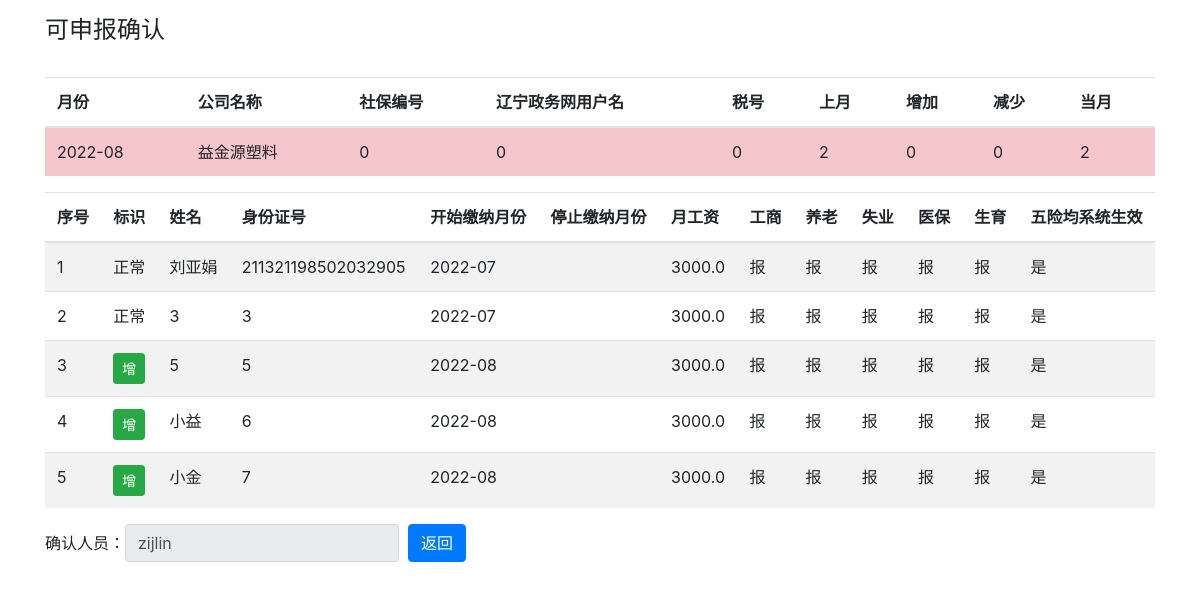
/reportable_check/益金源塑料/readonly/2022-08, run on the app's committed database.
### report.py (models this page shows, shortened)
class Reports(db.Model):
    report_id = db.Column('report_id', db.Integer, primary_key=True)
    cur_month = db.Column('cur_month', db.String(200))
    company_name = db.Column('company_name', db.String(200))
    code = db.Column(db.String(200))
    zwwname = db.Column(db.String(200))
    scode = db.Column(db.String(200))
    last_month_cnt = db.Column(db.Integer)
    cur_month_cnt = db.Column(db.Integer)
    cur_month_add = db.Column(db.Integer)
    cur_month_remove = db.Column(db.Integer)
    members_check = db.Column(db.String(200))
    members_check_person = db.Column(db.String(200))
    reportable_check = db.Column(db.String(200))
    reportable_check_person = db.Column(db.String(200))
    injury = db.Column(db.String(200))
    endowment = db.Column(db.String(200))
    unemployment = db.Column(db.String(200))
    medical = db.Column(db.String(200))
    birth = db.Column(db.String(200))
    ill_cnt = db.Column(db.Integer)
    predict_fee = db.Column(db.Float)
    real_fee = db.Column(db.Float)
    reason_text = db.Column(db.String(200))
    report_state = db.Column(db.String(200))
    report_person = db.Column(db.String(200))
    pay_type = db.Column(db.String(200))
    pay_list_print = db.Column(db.String(200))
    pay_state = db.Column(db.String(200))
    pay_check_person = db.Column(db.String(200))
    UniqueConstraint(cur_month, company_name, name='uix_1')

### company.py (models this page shows, shortened)
class Companys(db.Model):
    company_id = db.Column('company_id', db.Integer, primary_key=True)
    name = db.Column(db.String(200))
    position = db.Column(db.String(200))
    code = db.Column(db.String(200))
    zwwname = db.Column(db.String(200))
    scode = db.Column(db.String(200))
    injury_ratio = db.Column(db.Float)
    person = db.Column(db.String(200))
    is_valid = db.Column(db.String(200))
    pay_type = db.Column(db.String(200))
    short_name = db.Column(db.String(200))

### member.py (models this page shows, shortened)
class Members(db.Model):
    member_id = db.Column('member_id', db.Integer, primary_key=True)
    company_name = db.Column(db.String(200))
    name = db.Column(db.String(200))
    id_card = db.Column(db.String(200))
    address = db.Column(db.String(200))
    nationality = db.Column(db.String(200))
    begin_month = db.Column(db.String(200))
    end_month = db.Column(db.String(200))
    salary = db.Column(db.Float)
    injury = db.Column(db.String(200))
    endowment = db.Column(db.String(200))
    unemployment = db.Column(db.String(200))
    medical = db.Column(db.String(200))
    birth = db.Column(db.String(200))
    injury_check = db.Column(db.String(200))
    endowment_check = db.Column(db.String(200))
    unemployment_check = db.Column(db.String(200))
    medical_check = db.Column(db.String(200))
    birth_check = db.Column(db.String(200))
    is_valid = db.Column(db.String(200))
    person = db.Column(db.String(200))

### main.py (the view)
@app.route('/reportable_check/<name>/<readonly>/<cur_month>', methods=['GET', 'POST'])
def reportable_check(name, readonly, cur_month):
    report_data = Reports.query.filter_by(company_name=name, cur_month=cur_month).all()[0]
    members = Members.query.filter_by(company_name=name).all()
    members_filter = []
    for member in members:
        if member.begin_month <= cur_month and (member.end_month == "" or cur_month <= member.end_month):
            members_filter.append(member)
    all_valid = True
    for member in members_filter:
        if member.is_valid == "否":
            all_valid = False
    if request.method == 'POST':
        data = {"reportable_check_person": request.form['name'], "reportable_check": "已完成"}
        db.session.query(Reports).filter(and_(Reports.company_name == name, Reports.cur_month == cur_month)).update(data)
        db.session.commit()
        flash(name + '， 已完成可申报确认！')
        return redirect(url_for('report_progress', name=name))
    if report_data.reportable_check_person == "":
        report_data.reportable_check_person = session['username']
    return render_template('reportable_check.html',
                           members=members_filter,
                           report_data=report_data,
                           all_valid=all_valid,
                           company=Companys.query.filter_by(name=name).all(),
                           readonly=readonly)

### templates/reportable_check.html (shortened to what this page needs)
<!DOCTYPE html>
<html lang="en">
<head>
    <link rel="stylesheet" href="https://cdn.staticfile.org/twitter-bootstrap/4.3.1/css/bootstrap.min.css">
</head>
<body>
<div class="container">
    <h4>可申报确认</h4>
    <br>
    <table class="table">
        <thead>
        <tr>
            <th>月份</th>
            <th>公司名称</th>
            <th>社保编号</th>
            <th>辽宁政务网用户名</th>
            <th>税号</th>
            <th>上月</th>
            <th>增加</th>
            <th>减少</th>
            <th>当月</th>
        </tr>
        </thead>
        <tbody>
        <tr class="table-danger">
            <td>{{ report_data.cur_month }}</td>
            <td>{{ report_data.company_name }}</td>
            <td>{{ company[0].code }}</td>
            <td>{{ company[0].zwwname }}</td>
            <td>{{ company[0].scode }}</td>
            <td>{{ report_data.last_month_cnt }}</td>
            <td>{{ report_data.cur_month_add }}</td>
            <td>{{ report_data.cur_month_remove }}</td>
            <td>{{ report_data.cur_month_cnt }}</td>
        </tr>
        </tbody>
    </table>
    <table class="table table-hover table-striped">
        <thead>
        <tr>
            <th>序号</th>
            <th>标识</th>
            <th>姓名</th>
            <th>身份证号</th>
            <th>开始缴纳月份</th>
            <th>停止缴纳月份</th>
            <th>月工资</th>
            <th>工商</th>
            <th>养老</th>
            <th>失业</th>
            <th>医保</th>
            <th>生育</th>
            <th>五险均系统生效</th>
        </tr>
        </thead>
        <tbody>
        {% for member in members %}
        <tr>
            <td>{{ members.index(member)+1 }}</td>
            {% if member.end_month == report_data.cur_month %}
            <td><a href="#" class="btn btn-danger btn-sm" role="button">减</a></td>
            {% elif member.begin_month == report_data.cur_month %}
            <td><a href="#" class="btn btn-success btn-sm" role="button">增</a></td>
            {% else %}
            <td>正常</td>
            {% endif %}
            <td>{{ member.name }}</td>
            <td>{{ member.id_card }}</td>
            <td>{{ member.begin_month }}</td>
            <td>{{ member.end_month }}</td>
            <td>{{ member.salary }}</td>
            <td>{{ member.injury }}</td>
            <td>{{ member.endowment }}</td>
            <td>{{ member.unemployment }}</td>
            <td>{{ member.medical }}</td>
            <td>{{ member.birth }}</td>
            {% if member.is_valid == "否" %}
            <td><a href="{{url_for('member_update', member_id=member.member_id)}}">{{ member.is_valid }}</a></td>
            {% else %}
            <td>{{ member.is_valid }}</td>
            {% endif %}
        </tr>
        {% endfor %}
        </tbody>
    </table>
    {% if all_valid %}
    <form name="myform" class="form-inline"
          action="{{ url_for('reportable_check', name=report_data.company_name, readonly='F', cur_month=report_data.cur_month) }}" method = "post">
        <label for="inputPassword2">确认人员： </label>
        <input readonly="readonly" value="{{ report_data.reportable_check_person }}" required="required" type="text" class="form-control" placeholder="张铁牛" name="name">
        &nbsp;&nbsp;<input type="button" class="btn btn-primary" value="返回" onclick="javascript:history.back();">
    </form>
    {% else %}
    <button type="submit" class="btn btn-secondary">需要所有人员的五险均系统生效完成后才可确认</button>
    {% endif %}
</div>
</body>
</html>

### data on the page
Reports: cur_month "2022-08", company_name "益金源塑料", last_month_cnt "2", cur_month_add "0", cur_month_remove "0", cur_month_cnt "2", name "zijlin"
Companys: code "0", zwwname "0", scode "0"
Members: members "1", end_month "正常", name "刘亚娟", id_card "211321198502032905", begin_month "2022-07", salary "3000.0", injury "报", endowment "报", unemployment "报", medical "报", birth "报", is_valid "是"
Members: members "2", end_month "正常", name "3", id_card "3", begin_month "2022-07", salary "3000.0", injury "报", endowment "报", unemployment "报", medical "报", birth "报", is_valid "是"
Members: members "3", end_month "增", name "5", id_card "5", begin_month "2022-08", salary "3000.0", injury "报", endowment "报", unemployment "报", medical "报", birth "报", is_valid "是"
Members: members "4", end_month "增", name "小益", id_card "6", begin_month "2022-08", salary "3000.0", injury "报", endowment "报", unemployment "报", medical "报", birth "报", is_valid "是"
Members: members "5", end_month "增", name "小金", id_card "7", begin_month "2022-08", salary "3000.0", injury "报", endowment "报", unemployment "报", medical "报", birth "报", is_valid "是"
